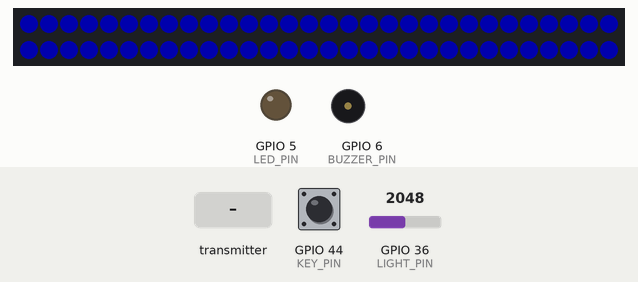
This sketch was run on a simulated ESP32. Shown: 60 RGB LEDs in strip order, left to right, continuing on the next row, output pins drawn as LEDs (lit = HIGH), buzzer (waves = sounding). The inputs (shaded band) are chosen by the test bench; at power-on: GPIO 36 (LIGHT_PIN) = 2048, GPIO 44 (KEY_PIN) HIGH. Dim RGB values are drawn brighter than linear; WiFi joins after 1.5 s; servers stay silent unless stated; what the sketch prints to the serial monitor is not drawn.

Above: at 2.7 s.
2.8 s: GPIO 36 (LIGHT_PIN) set to 1634
4.3 s: GPIO 36 (LIGHT_PIN) set to 1571
At 4.48 s:
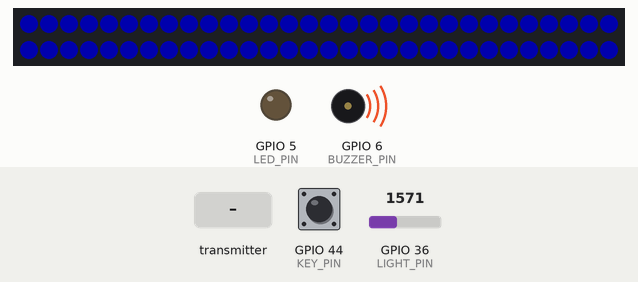
7.3 s: the transmitter starts sending temperature = 50
At 8.6 s:
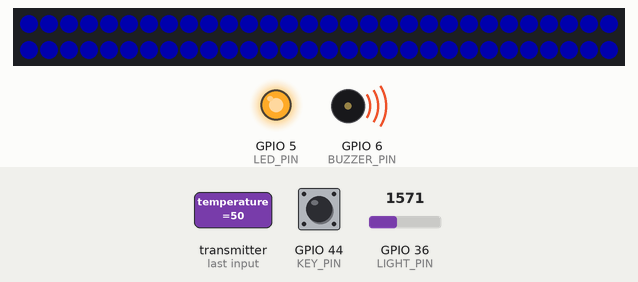
8.9 s: the transmitter starts sending temperature = 0
At 9.29 s:
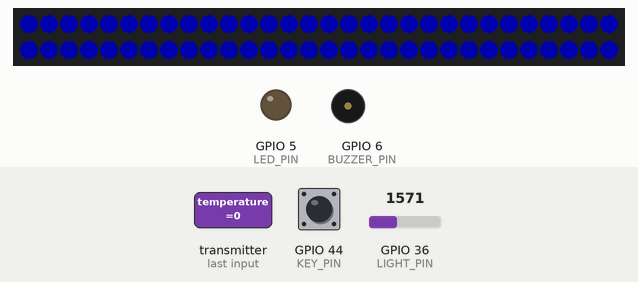
11.6 s: the transmitter starts sending temperature = 100
At 13.2 s:
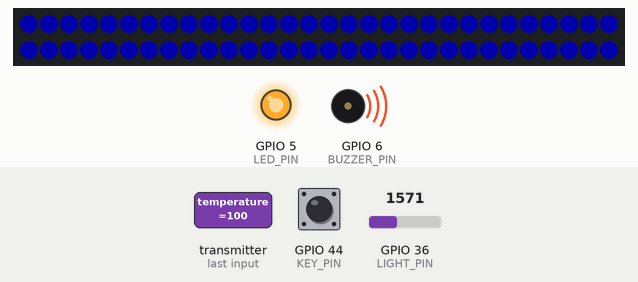
Timing chart, 0 to 14.4 s (numbered marks = the images above; inputs shaded):
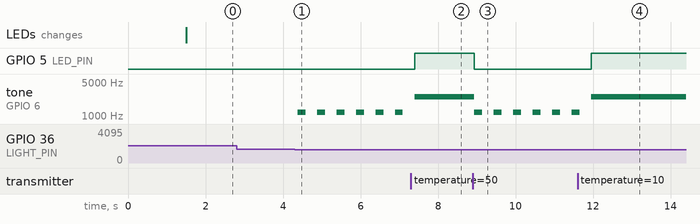

Measured:
- the behaviour switches between 1600 and 1599 on GPIO 36 (LIGHT_PIN) (found by bisection; images 0 and 1)
- after the input at 2.8 s, every drawn part: stays the same
- after the input at 4.3 s, tone on GPIO 6 (BUZZER_PIN): alternates 1200 Hz for 0.20 s and silent for 0.30 s, starting after 0.08 s
- after the input at 7.3 s, GPIO 5 (LED_PIN): LOW → HIGH after 0.10 s
- after the input at 8.9 s, GPIO 5 (LED_PIN): HIGH → LOW at once; tone on GPIO 6 (BUZZER_PIN): alternates 1200 Hz for 0.20 s and silent for 0.30 s, starting at once
- after the input at 11.6 s, GPIO 5 (LED_PIN): LOW → HIGH after 0.36 s

The sketch:

receive.ino
```cpp
#include <esp_now.h>
#include <WiFi.h>
#include <HardwareSerial.h>
#include <WebServer.h>
#include <ArduinoJson.h>
#include <Adafruit_NeoPixel.h>

// ====== 引脚定义 ======
#define LIGHT_PIN    A0
#define LED_PIN      D4
#define BUZZER_PIN   D5
#define KEY_PIN      D7
#define NEOPIXEL_PIN A0
#define NUMPIXELS    60

// ====== 阈值配置 ======
#define GAS_ALARM      2000
#define TEMP_ALARM     38
#define HUMI_ALARM     70
#define LIGHT_LIMIT    1600

// ====== WiFi 配置 ======
const char* ssid     = "X60 Pro";
const char* password = "12345678";

// ====== 对象初始化 ======
Adafruit_NeoPixel pixels(NUMPIXELS, NEOPIXEL_PIN, NEO_GRB + NEO_KHZ800);
WebServer server(80);
HardwareSerial SerialWio(1);

// ====== 数据结构 ======
typedef struct {
  uint16_t seq_num;
  float temperature;
  float humidity;
  int gasVal;
  uint8_t alarmStatus;
} SensorMessage;

// ====== 全局状态 ======
SensorMessage rxData = {0};
String lastDetectType = "null";
bool lastMaskStatus = false;
bool muteFlag = false;

// ====== Web 接口处理 ======
void handleDetect() {
  if (server.hasArg("plain")) {
    String body = server.arg("plain");
    DynamicJsonDocument doc(1024);
    DeserializationError err = deserializeJson(doc, body);

    if (!err) {
      if (doc["data"]["labels"].size() > 0) {
        lastDetectType = doc["data"]["labels"][0].as<String>();
      } else {
        lastDetectType = "null";
      }
      Serial.print("识别结果：");
      Serial.println(lastDetectType);
    }
  }
  server.send(200, "application/json", "{\"status\":\"ok\"}");
}

// ====== ESP-NOW 接收回调 ======
void OnDataRecv(const esp_now_recv_info_t *info, const uint8_t *data, int len) {
  (void)info;
  if (len == sizeof(rxData)) {
    memcpy(&rxData, data, sizeof(rxData));
  }
}

// ====== 更新 NeoPixel ======
void updatePixels(bool hasMask, bool noPerson) {
  pixels.clear();
  if (noPerson) {
    for (int i = 0; i < NUMPIXELS; i++) {
      pixels.setPixelColor(i, pixels.Color(0, 0, 50));  // 蓝色 = 无人
    }
  } else if (hasMask) {
    for (int i = 0; i < NUMPIXELS; i++) {
      pixels.setPixelColor(i, pixels.Color(0, 50, 0));  // 绿色 = 戴口罩
    }
  } else {
    for (int i = 0; i < NUMPIXELS; i++) {
      pixels.setPixelColor(i, pixels.Color(50, 0, 0));  // 红色 = 没戴
    }
  }
  pixels.show();
}

void setup() {
  Serial.begin(115200);
  SerialWio.begin(9600, SERIAL_8N1, -1, D6);

  pinMode(LED_PIN, OUTPUT);
  pinMode(BUZZER_PIN, OUTPUT);
  pinMode(KEY_PIN, INPUT_PULLUP);
  pinMode(LIGHT_PIN, INPUT);

  pixels.begin();
  pixels.clear();
  pixels.show();

  WiFi.mode(WIFI_STA);
  WiFi.begin(ssid, password);
  while (WiFi.status() != WL_CONNECTED) {
    delay(500);
    Serial.print(".");
  }
  Serial.println("\nWiFi已连接");
  // 在 WiFi 连接成功后添加
  Serial.print("WiFi 信道: ");
  Serial.println(WiFi.channel());

  server.on("/detect", HTTP_POST, handleDetect);
  server.begin();

  esp_now_init();
  esp_now_register_recv_cb(OnDataRecv);

  digitalWrite(LED_PIN, LOW);
  noTone(BUZZER_PIN);
}

void loop() {
  int light = analogRead(LIGHT_PIN);
  float t = rxData.temperature;
  float h = rxData.humidity;
  int g = rxData.gasVal;
  bool key = digitalRead(KEY_PIN);

  if (key == LOW) {
    muteFlag = true;
    delay(200);
  }
  if (light > LIGHT_LIMIT) {
    muteFlag = false;
  }

  bool isDanger = (g > GAS_ALARM) || (t > TEMP_ALARM) || (h > HUMI_ALARM);
  bool isRemind = false;

  // ====== 🆕 口罩状态处理 ======
  bool hasValidDetection = (lastDetectType != "null" && lastDetectType != "无");
  int maskStatus = 0;
  bool noPerson = !hasValidDetection;


 if (hasValidDetection) {
  // 先判断是否是no mask
  bool isNoMask = lastDetectType.indexOf("no mask") >= 0;
  bool isMask = lastDetectType.indexOf("mask") >= 0 && !isNoMask;

  if(isMask){
    maskStatus = 1;
  }else if(isNoMask){
    maskStatus = 0;

  }
}else{
  maskStatus = 2;
}

  if (isDanger) {
    digitalWrite(LED_PIN, HIGH);
    if (!muteFlag) tone(BUZZER_PIN, 2500);
  } else {
    digitalWrite(LED_PIN, LOW);
    if (light < LIGHT_LIMIT && !muteFlag) {
      isRemind = true;
      tone(BUZZER_PIN, 1200);
      delay(200);
      noTone(BUZZER_PIN);
      delay(200);
    } else {
      noTone(BUZZER_PIN);
    }
  }

  updatePixels(lastMaskStatus, noPerson);

  SerialWio.printf("%.1f,%.1f,%d,%d,%d,%d,%d\n",
    t, h, g, light, isDanger, isRemind, maskStatus);

  Serial.printf("T:%.1f H:%.1f G:%d L:%d | 检测:%s | %s\n",
    t, h, g, light, lastDetectType.c_str(),
    isDanger ? "⚠ 报警" : "✅ 正常");

  server.handleClient();
  delay(100);
}
```
